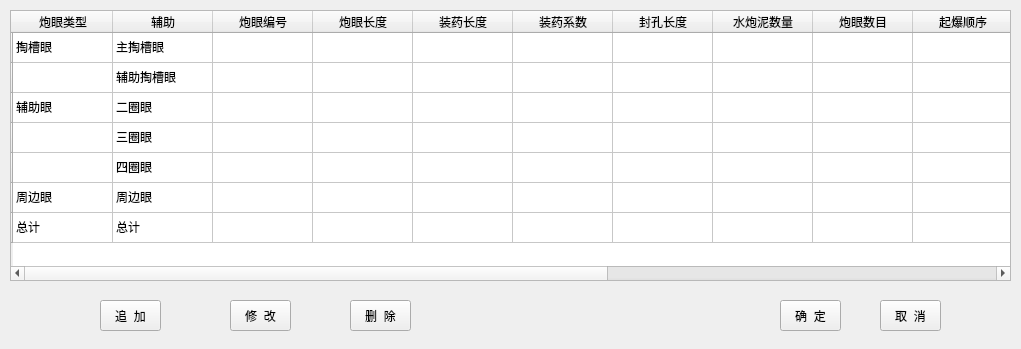
<?xml version="1.0" encoding="UTF-8"?>
<ui version="4.0">
 <class>boreholeparametersForm</class>
 <widget class="QWidget" name="boreholeparametersForm">
  <property name="geometry">
   <rect>
    <x>0</x>
    <y>0</y>
    <width>1021</width>
    <height>349</height>
   </rect>
  </property>
  <property name="minimumSize">
   <size>
    <width>1021</width>
    <height>349</height>
   </size>
  </property>
  <property name="maximumSize">
   <size>
    <width>1021</width>
    <height>349</height>
   </size>
  </property>
  <property name="windowTitle">
   <string>炮眼参数</string>
  </property>
  <widget class="QPushButton" name="pushButton_3">
   <property name="geometry">
    <rect>
     <x>350</x>
     <y>300</y>
     <width>61</width>
     <height>31</height>
    </rect>
   </property>
   <property name="text">
    <string>删  除</string>
   </property>
  </widget>
  <widget class="QTableWidget" name="tableWidget">
   <property name="geometry">
    <rect>
     <x>10</x>
     <y>10</y>
     <width>1001</width>
     <height>271</height>
    </rect>
   </property>
   <row>
    <property name="text">
     <string/>
    </property>
   </row>
   <row>
    <property name="text">
     <string/>
    </property>
   </row>
   <row>
    <property name="text">
     <string/>
    </property>
   </row>
   <row>
    <property name="text">
     <string/>
    </property>
   </row>
   <row>
    <property name="text">
     <string/>
    </property>
   </row>
   <row>
    <property name="text">
     <string/>
    </property>
   </row>
   <row>
    <property name="text">
     <string/>
    </property>
   </row>
   <column>
    <property name="text">
     <string>炮眼类型</string>
    </property>
   </column>
   <column>
    <property name="text">
     <string>辅助</string>
    </property>
   </column>
   <column>
    <property name="text">
     <string>炮眼编号</string>
    </property>
   </column>
   <column>
    <property name="text">
     <string>炮眼长度</string>
    </property>
   </column>
   <column>
    <property name="text">
     <string>装药长度</string>
    </property>
   </column>
   <column>
    <property name="text">
     <string>装药系数</string>
    </property>
   </column>
   <column>
    <property name="text">
     <string>封孔长度</string>
    </property>
   </column>
   <column>
    <property name="text">
     <string>水炮泥数量</string>
    </property>
   </column>
   <column>
    <property name="text">
     <string>炮眼数目</string>
    </property>
   </column>
   <column>
    <property name="text">
     <string>起爆顺序</string>
    </property>
   </column>
   <column>
    <property name="text">
     <string>总长度</string>
    </property>
   </column>
   <column>
    <property name="text">
     <string>总装药长度</string>
    </property>
   </column>
   <column>
    <property name="text">
     <string>钻孔时间</string>
    </property>
   </column>
   <column>
    <property name="text">
     <string>装药时间</string>
    </property>
   </column>
   <column>
    <property name="text">
     <string>连线时间</string>
    </property>
   </column>
   <item row="0" column="0">
    <property name="text">
     <string>掏槽眼</string>
    </property>
   </item>
   <item row="0" column="1">
    <property name="text">
     <string>主掏槽眼</string>
    </property>
   </item>
   <item row="1" column="1">
    <property name="text">
     <string>辅助掏槽眼</string>
    </property>
   </item>
   <item row="2" column="0">
    <property name="text">
     <string>辅助眼</string>
    </property>
   </item>
   <item row="2" column="1">
    <property name="text">
     <string>二圈眼</string>
    </property>
   </item>
   <item row="3" column="1">
    <property name="text">
     <string>三圈眼</string>
    </property>
   </item>
   <item row="4" column="1">
    <property name="text">
     <string>四圈眼</string>
    </property>
   </item>
   <item row="5" column="0">
    <property name="text">
     <string>周边眼</string>
    </property>
   </item>
   <item row="5" column="1">
    <property name="text">
     <string>周边眼</string>
    </property>
   </item>
   <item row="6" column="0">
    <property name="text">
     <string>总计</string>
    </property>
   </item>
   <item row="6" column="1">
    <property name="text">
     <string>总计</string>
    </property>
   </item>
  </widget>
  <widget class="QPushButton" name="pushButton">
   <property name="geometry">
    <rect>
     <x>100</x>
     <y>300</y>
     <width>61</width>
     <height>31</height>
    </rect>
   </property>
   <property name="text">
    <string>追  加</string>
   </property>
  </widget>
  <widget class="QPushButton" name="pushButton_4">
   <property name="geometry">
    <rect>
     <x>780</x>
     <y>300</y>
     <width>61</width>
     <height>31</height>
    </rect>
   </property>
   <property name="text">
    <string>确  定</string>
   </property>
  </widget>
  <widget class="QPushButton" name="pushButton_2">
   <property name="geometry">
    <rect>
     <x>230</x>
     <y>300</y>
     <width>61</width>
     <height>31</height>
    </rect>
   </property>
   <property name="text">
    <string>修  改</string>
   </property>
  </widget>
  <widget class="QPushButton" name="pushButton_5">
   <property name="geometry">
    <rect>
     <x>880</x>
     <y>300</y>
     <width>61</width>
     <height>31</height>
    </rect>
   </property>
   <property name="text">
    <string>取  消</string>
   </property>
  </widget>
 </widget>
 <resources/>
 <connections/>
</ui>
